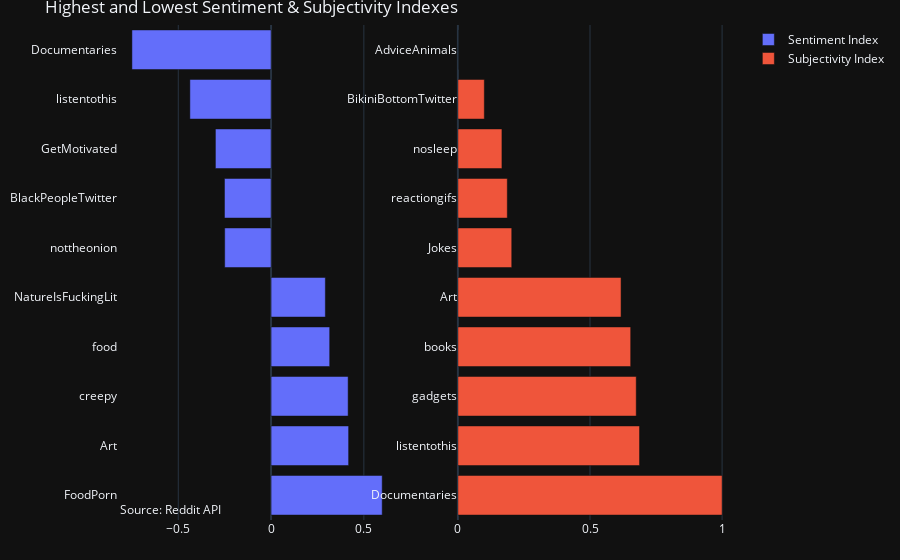

The code cell stored with this chart in its notebook:
### Code cell
import plotly.graph_objects as go
from plotly.subplots import make_subplots
from plotly import offline
import pandas as pd

fig = make_subplots(rows=1, cols=2, column_widths=[0.4, 0.4], row_heights=[0.8])

# Sentiment index
fig.add_trace(
    go.Bar(
            x=list(sentiment_df[0]),
            y=list(sentiment_df['subreddit']),
            orientation='h', name='Sentiment Index'),
    row=1, col=1
)

# Subjectivity index
fig.add_trace(
    go.Bar(
            x=list(subjectivity_df[0]),
            y=list(subjectivity_df['subreddit']),
            orientation='h', name='Subjectivity Index'),
    row=1, col=2
).update_layout(title_text='Subjectivity')

# Rotate x-axis labels
# fig.update_xaxes(tickangle=45)

# Set theme, margin, and annotation in layout
fig.update_layout(
    title_text="Highest and Lowest Sentiment & Subjectivity Indexes",
    template="plotly_dark",
    margin=dict(r=10, t=25, b=40, l=60),
    annotations=[
        dict(
            text="Source: Reddit API",
            showarrow=False,
            xref="paper",
            yref="paper",
            x=0,
            y=0)
    ]
)


fig.show()

### Figure 1 — Plotly figure (JSON) as saved in the notebook; plotly's stock layout.template omitted (floating-point values rounded to 4 significant figures)
{"data": [{"name": "Sentiment Index", "orientation": "h", "type": "bar", "x": [0.5989, 0.4179, 0.4153, 0.3159, 0.2925, -0.25, -0.2512, -0.3, -0.4375, -0.75], "xaxis": "x", "y": ["FoodPorn", "Art", "creepy", "food", "NatureIsFuckingLit", "nottheonion", "BlackPeopleTwitter", "GetMotivated", "listentothis", "Documentaries"], "yaxis": "y"}, {"name": "Subjectivity Index", "orientation": "h", "type": "bar", "x": [1, 0.6875, 0.675, 0.654, 0.6176, 0.2038, 0.187, 0.1667, 0.1, 0], "xaxis": "x2", "y": ["Documentaries", "listentothis", "gadgets", "books", "Art", "Jokes", "reactiongifs", "nosleep", "BikiniBottomTwitter", "AdviceAnimals"], "yaxis": "y2"}], "layout": {"annotations": [{"showarrow": false, "text": "Source: Reddit API", "x": 0, "xref": "paper", "y": 0, "yref": "paper"}], "margin": {"b": 40, "l": 60, "r": 10, "t": 25}, "title": {"text": "Highest and Lowest Sentiment & Subjectivity Indexes"}, "xaxis": {"anchor": "y", "domain": [0, 0.45]}, "xaxis2": {"anchor": "y2", "domain": [0.55, 1]}, "yaxis": {"anchor": "x", "domain": [0, 1]}, "yaxis2": {"anchor": "x2", "domain": [0, 1]}}}
